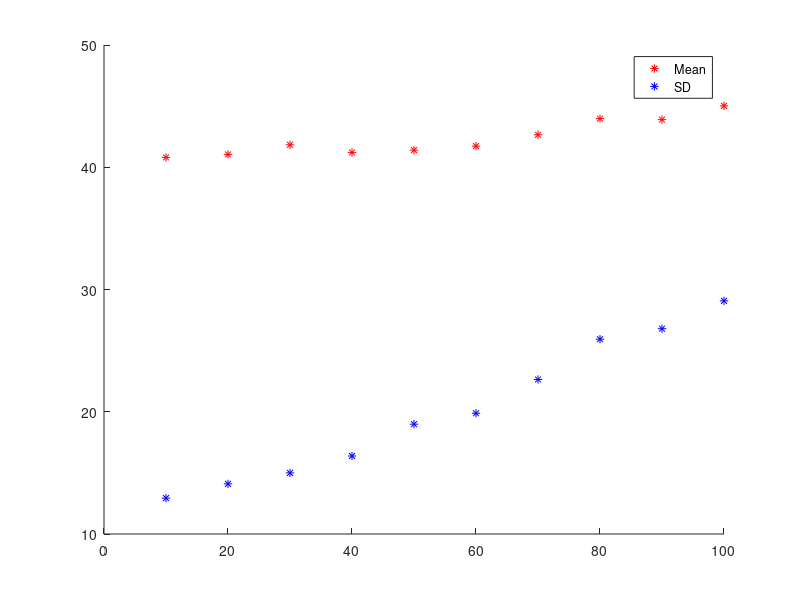

This figure's MATLAB source:
%% Simulate poisson with correlations

% Simulate 36 poisson processes representing gaussian tuning functions. For
% each process assume the underlying population consists of 50 units


popmean = 0;
popstd = 1;
popn = 1;

% base firing rate
base = 10;

structure = randi(5,1,popn);

angles = 0:10:350;
contrasts = 10:10:100;

data = zeros(length(contrasts),36,36,popn);

for ci = 1:length(contrasts)
    con = contrasts(ci);
    for pi = 1:length(angles)
        population = angles(pi);
        for ti = 1:length(angles)
            theta = angles(ti);
            % this population prefers angle population, find my firing rate
            spkrate = base+con*normpdf(theta-population,0,popstd);
            data(ci,pi,ti,:) = structure .* poissrnd(spkrate,1,popn);
        end
    end
end

%% Compute the noise across any particular tuning
figure; hold on
for ci = 1:length(contrasts)
    con = contrasts(ci);
    cdat = squeeze(data(ci,:,:,:));
    
    mu = mean(cdat(:));
    sd = std(cdat(:));
    
    plot(con,mu,'*r');
    plot(con,sd,'*b');
    
end
legend({'Mean','SD'});